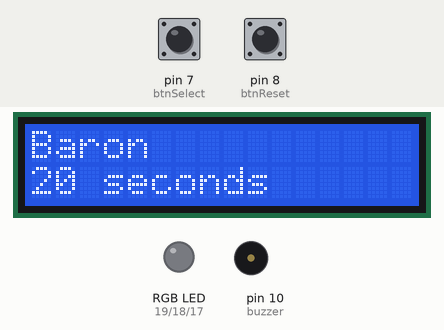
Simulated run of this sketch. Board: Arduino Uno, built with avr-gcc and run on an emulated ATmega328P. Shown: 16×2 character LCD, an RGB LED mixed from three pins (HIGH = lit), buzzer (waves = sounding, pin HIGH). Dashed ring = blinking. Inputs (shaded band) come from the test bench; at power-on: pin 7 (btnSelect) HIGH, pin 8 (btnReset) HIGH.

Above: at 1.2 s.
1.3 s: pin 7 (btnSelect) pulled LOW for 1 s
At 3.0 s:
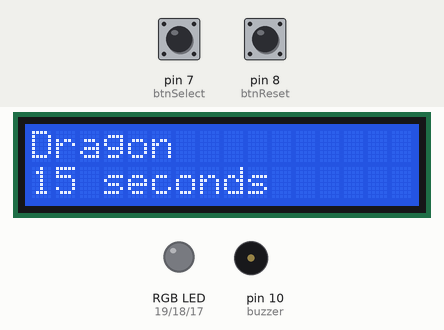
3.8 s: pin 8 (btnReset) pulled LOW for 0.15 s
At 4.5 s:
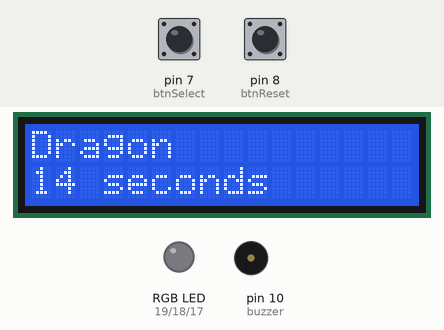
6.9 s: pin 7 (btnSelect) pulled LOW for 0.15 s
At 8.3 s:
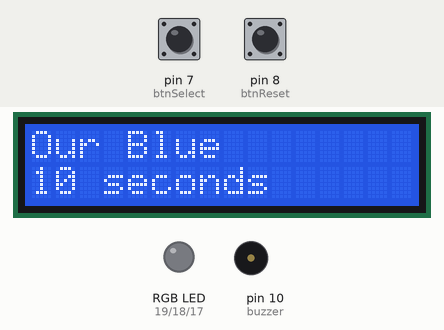
10.0 s: pin 8 (btnReset) pulled LOW for 1 s
At 11.3 s:
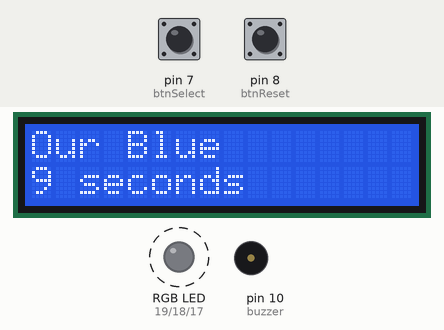
14.0 s: pin 7 (btnSelect) pulled LOW for 3.2 s
At 17.3 s:
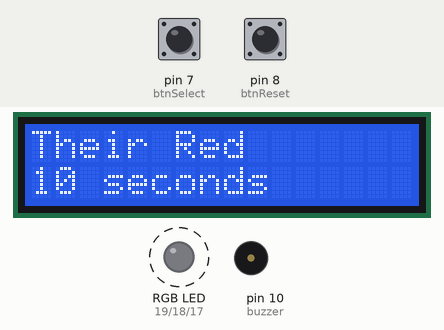
17.8 s: pin 8 (btnReset) pulled LOW for 0.15 s
At 18.4 s:
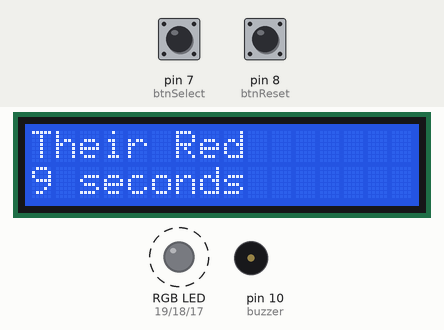
Timing chart, 0 to 19.5 s (numbered marks = the images above; inputs shaded):
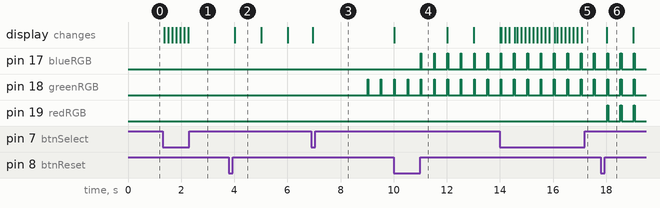

The sketch:

LoLbufftimer.ino
```cpp
// Import LiquidCrystal library
// See http://arduino.cc/en/Reference/LiquidCrystal
#include "LiquidCrystal.h"

// Tell it the pins we have used on the arduino
LiquidCrystal lcd(12,11,5,4,3,2);

// Assign the used pins to vars
const int btnSelect = 7;
const int btnReset = 8;
const int buzzer = 10;
const int blueRGB = 17;   // Analog 3
const int greenRGB = 18;  // Analog 4
const int redRGB = 19;    // Analog 5

const String objectives[] = {"Baron", "Dragon", "Our Blue", "Our Red", "Their Blue", "Their Red"};
const int lastBuff = 5;
long timers[] = {20, 15, 10, 10, 10, 10};
long timerTemplate[] = {20, 15, 10, 10, 10, 10};
int objSel = 0;
long prevTimerMilli = 0;
long btnSelPrevMilli = 0;
long btnResPrevMilli = 0;
long prevCaseMilli = 0;
long prevUpdateMilli = 0;
long prevLEDOnMilli = 0;
long prevLEDOffMilli = 0;
long timerThreshold = 9;

// Variables for time keeping
int timersOn[] = {0, 0, 0, 0, 0, 0};
const long loopInterval = 1000;
const long btnInterval = 150;
const long LEDInterval = 500;
long loopTimer;

// Variables to hold both buttons states
int selState;
int resState;

void setup() {
  // Set the baud rate for serial port messages
  Serial.begin(300);

  // I'm using an LCD that is 2 lines of 16 characters
  lcd.begin(16, 2);

  // Clear old text off the LCD
  lcd.clear();

  // Write a starting phrase if you'd like
  //lcd.print("Welcome...");

  // Make the buttons pins be input
  pinMode(btnSelect, INPUT);
  pinMode(btnReset, INPUT);

  // Make the LED's and buzzer be output
  pinMode(blueRGB, OUTPUT);
  pinMode(greenRGB, OUTPUT);
  pinMode(redRGB, OUTPUT);
  pinMode(buzzer, OUTPUT);

  // Run this in setup to show the first buff timer on screen
  lcd.setCursor(0,0);
  lcd.print(objectives[objSel]);
  lcd.setCursor(0,1);
  lcd.print(timers[objSel]);
  lcd.print(" seconds");
  objSel++;

}

void loop() {

  // A single variable to test all loop timers against
  loopTimer = millis();

  // Get both buttons states
  selState = digitalRead(btnSelect);
  //Serial.println(selState);
  resState = digitalRead(btnReset);
  //Serial.println(resState);

  buffCycle();
  updateTimers();
  refreshTimer();
  resetTimer();

 ///*
 if (loopTimer - prevLEDOnMilli > LEDInterval) {
   prevLEDOnMilli = loopTimer;
     if (timers[0] < timerThreshold + 1) {
       analogWrite(redRGB, 185);
       analogWrite(greenRGB, 105);
       analogWrite(blueRGB, 155);
     }
     if (timers[1] < timerThreshold + 1) {
       analogWrite(redRGB, 0);
       analogWrite(greenRGB, 255);
       analogWrite(blueRGB, 0);
     }
     if (timers[2] < timerThreshold + 1 || timers[4] < timerThreshold + 1) {
      analogWrite(blueRGB, 255);
     }
     if (timers[3] < timerThreshold + 1 || timers[5] < timerThreshold + 1) {
      analogWrite(redRGB, 255);
     }
 }

//*
 if (loopTimer - prevLEDOffMilli > LEDInterval / 2) {
  prevLEDOffMilli = loopTimer;
  analogWrite(redRGB, 0);
  analogWrite(greenRGB, 0);
  analogWrite(blueRGB, 0);
 }
 //*/

  //debug();

}

/* ----- ----- ----- ----- ----- FUNCTIONS ----- ----- ----- ----- ----- */

// Prints stuff out to serial for debugging purposes
void debug() {
  Serial.println();
  Serial.print(objectives[objSel -1]);
  Serial.print(" is being displayed with timer ");
  Serial.println(timers[objSel -1]);
  for (int x = 0; x < lastBuff + 1; x++) {
    Serial.print(objectives[x]);
    Serial.print(": ");
    Serial.println(timers[x]);
  }
}

// This cycles through the buffs on-screen
void buffCycle() {
  if (loopTimer - btnSelPrevMilli > btnInterval) {
    btnSelPrevMilli = loopTimer;
    if (selState == LOW) {
      lcd.clear();
      lcd.setCursor(0,0);
      lcd.print(objectives[objSel]);
      lcd.setCursor(0,1);
      lcd.print("             ");
      lcd.setCursor(0,1);
      lcd.print(timers[objSel]);
      lcd.print(" seconds");
      objSel++;
      if (objSel > lastBuff) {
        objSel = 0;
      }
    }
  }
}


// Updates all timers that are turned on
// Fix to work for when a timer hits zero
// Edit: Negative counting is cool to see how long it's been up
void updateTimers() {
  if (loopTimer - prevTimerMilli > loopInterval) {
    prevTimerMilli = loopTimer;
    for (int i = 0; i < lastBuff + 1; i++) {
      if (timersOn[i] > 0) {
        timers[i] = timers[i] - 1;
      }
    }
  }
}

// Updates timer on the screen for the selected buff
void refreshTimer() {
  if (loopTimer - prevUpdateMilli > loopInterval) {
    prevUpdateMilli = loopTimer;
    if (objSel != 0) {
      if (timersOn[objSel - 1] > 0) {
        clearLine();
          lcd.print(timers[objSel - 1]);
          lcd.print(" seconds");
      }
    }
    else {
      if (timersOn[lastBuff] > 0) {
        clearLine();
        lcd.print(timers[lastBuff]);
        lcd.print(" seconds");
      }
    }
  }
}

// Resets the currently displayed timer
void resetTimer() {
  if (loopTimer - btnResPrevMilli > btnInterval / 10) {
    btnResPrevMilli = loopTimer;
    if (resState == LOW) {
      if (objSel != 0) {
        timers[objSel - 1] = timerTemplate[objSel -1];// + 1;
        timersOn[objSel - 1] = 1;
      }
      else {
        timers[lastBuff] = timerTemplate[lastBuff];// + 1;
        timersOn[lastBuff] = 1;
      }
    }
  }
}

void clearLine() {
  lcd.setCursor(0,1);
  lcd.print("                ");
  lcd.setCursor(0,1);
}
```

Measured:
- after the input at 1.3 s, the display: changes after 0.07 s (image 1)
- after the input at 3.8 s, the display: changes after 0.21 s (image 2)
- after the input at 6.9 s, the display: changes after 0.05 s (image 3)
- after the input at 10.0 s, pin 17 (blueRGB): alternates HIGH for 0.02 s and LOW for 0.48 s, starting after 1.0 s; the display: changes at once (image 4)
- after the input at 14.0 s, the display: first differs from a run without the input after 0.06 s (image 5 shows a later state)
- after the input at 17.8 s, pin 19 (redRGB): alternates HIGH for 0.04 s and LOW for 0.46 s, starting after 0.24 s; the display: changes after 0.22 s (image 6)
- by itself, pin 18 (greenRGB): alternates HIGH for 0.02 s and LOW for 0.48 s
